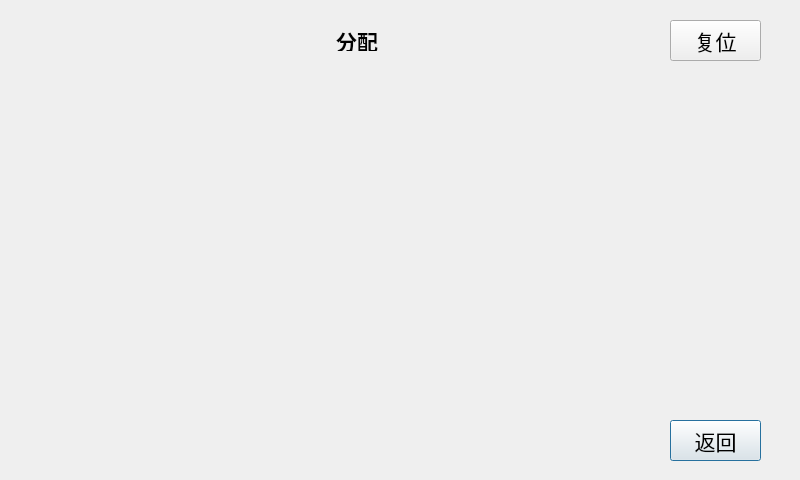
<?xml version="1.0" encoding="UTF-8"?>
<ui version="4.0">
 <class>setAlloc</class>
 <widget class="QDialog" name="setAlloc">
  <property name="geometry">
   <rect>
    <x>0</x>
    <y>0</y>
    <width>800</width>
    <height>480</height>
   </rect>
  </property>
  <property name="windowTitle">
   <string>Dialog</string>
  </property>
  <widget class="QPushButton" name="pushButton_0">
   <property name="geometry">
    <rect>
     <x>670</x>
     <y>420</y>
     <width>91</width>
     <height>41</height>
    </rect>
   </property>
   <property name="font">
    <font>
     <pointsize>16</pointsize>
    </font>
   </property>
   <property name="text">
    <string>返回</string>
   </property>
  </widget>
  <widget class="QPushButton" name="pushButton_1">
   <property name="geometry">
    <rect>
     <x>670</x>
     <y>20</y>
     <width>91</width>
     <height>41</height>
    </rect>
   </property>
   <property name="font">
    <font>
     <pointsize>16</pointsize>
    </font>
   </property>
   <property name="text">
    <string>复位</string>
   </property>
  </widget>
  <widget class="QLabel" name="label">
   <property name="geometry">
    <rect>
     <x>330</x>
     <y>30</y>
     <width>54</width>
     <height>21</height>
    </rect>
   </property>
   <property name="font">
    <font>
     <pointsize>16</pointsize>
     <weight>75</weight>
     <bold>true</bold>
    </font>
   </property>
   <property name="text">
    <string>分配</string>
   </property>
   <property name="alignment">
    <set>Qt::AlignCenter</set>
   </property>
  </widget>
 </widget>
 <resources/>
 <connections/>
</ui>
